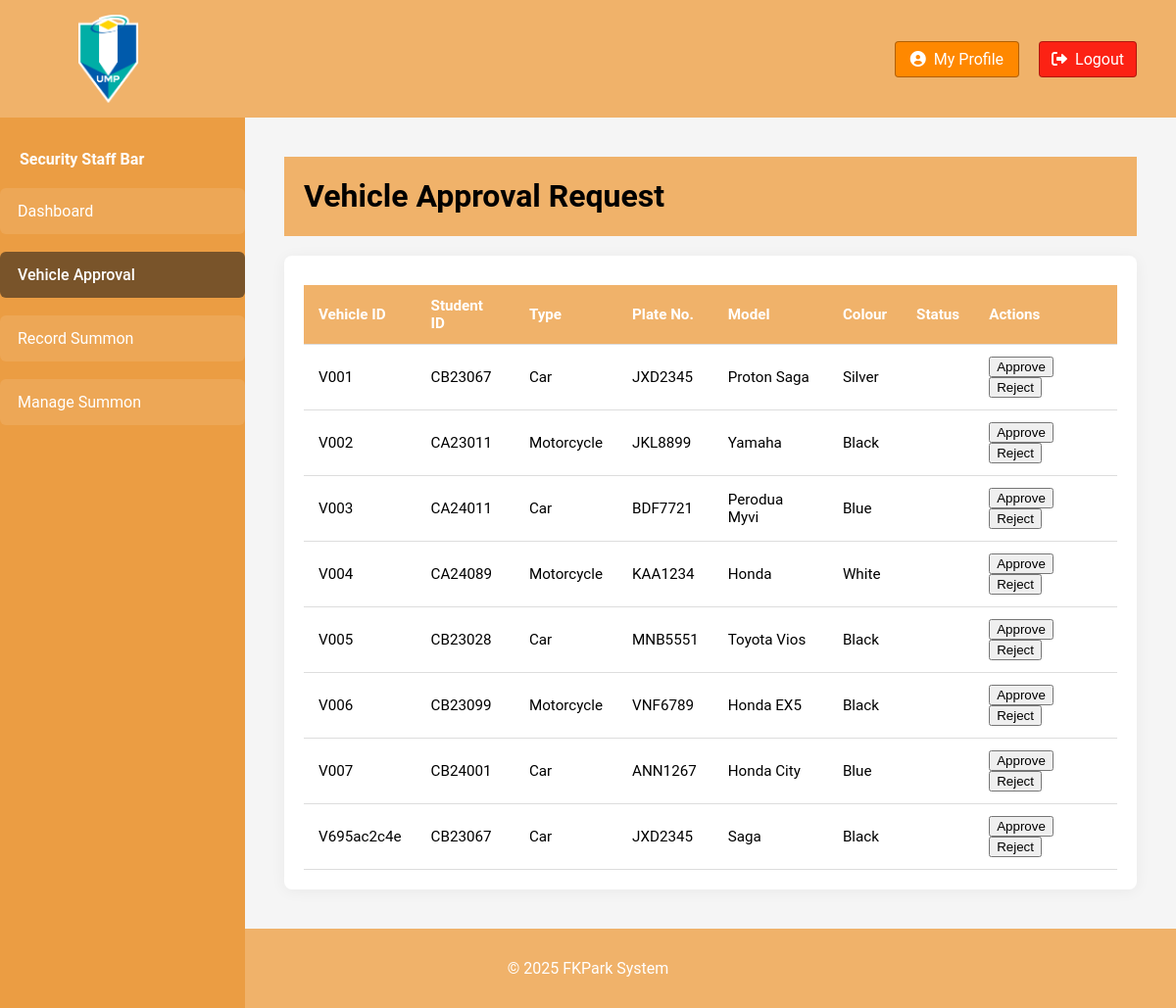
Screenshot of /VehicleApproval.php (signed in) with the database file from the repository.
### tables this page shows
CREATE TABLE `vehicle` (
  `VehicleID` varchar(10) NOT NULL,
  `StudentID` varchar(10) DEFAULT NULL,
  `VehicleType` varchar(50) DEFAULT NULL,
  `PlateNumber` varchar(20) DEFAULT NULL,
  `VehicleModel` varchar(50) DEFAULT NULL,
  `VehicleColour` varchar(30) DEFAULT NULL,
  `VehicleGrant` blob DEFAULT NULL,
  `VehicleApproval` varchar(20) DEFAULT NULL
);

### VehicleApproval.php (the view, shortened to what this page needs)
<?php
$conn = new mysqli("localhost", "root", "", "fkparksystem", 3306);
$sql = "SELECT * FROM Vehicle";
$result = $conn->query($sql);
?>
<!DOCTYPE html>
<html>
<head>
    <link rel="stylesheet" href="SecurityDashboard.css">
    <link rel="stylesheet" href="https://cdnjs.cloudflare.com/ajax/libs/font-awesome/6.0.0/css/all.min.css">
</head>
<body>
    <header class="header">
        <div class="header_left">
            <div class="logo">
                <img src="UMPLogo.png" alt="UMPLogo">
            </div>
        </div>
        <div class="header-right">
            <a href="SecurityStaffProfile.php" class="profile">
                <i class="fas fa-user-circle"></i> My Profile
            </a>
            <a href="logout.php" class="logoutbutton" onclick="return confirm('Are you sure you want to log out?');">
                <i class="fas fa-sign-out-alt"></i> Logout
            </a>
        </div>
    </header>
    <nav class="sidebar">
        <h1 class="sidebartitle">Security Staff Bar</h1>
        <ul class="menu">
            <li>
                <a href="SecurityStaffDashboard.php" class="menutext">Dashboard</a>
            </li>
            <li>
                <a href="VehicleApproval.php" class="menutext active">Vehicle Approval</a>
            </li>
            <li>
                <a href="RecordSummon.php" class="menutext">Record Summon</a>
            </li>
            <li>
                <a href="ManageSummon.php" class="menutext">Manage Summon</a>
            </li>
        </ul>
    </nav>
    <div class="maincontent">
        <div class="header" style="position: static; margin-bottom: 20px; height: auto;">
            <h1>Vehicle Approval Request</h1>
        </div>
        <div class="table-container">
            <table>
                <tr>
                    <th>Vehicle ID</th>
                    <th>Student ID</th>
                    <th>Type</th>
                    <th>Plate No.</th>
                    <th>Model</th>
                    <th>Colour</th>
                    <th>Status</th>
                    <th>Actions</th>
                </tr>
                <?php
                if ($result->num_rows > 0) {
                    while($row = $result->fetch_assoc()) {
                        echo "<tr>";
                        echo "<td>" . $row['VehicleID'] . "</td>";
                        echo "<td>" . $row['StudentID'] . "</td>";
                        echo "<td>" . $row['VehicleType'] . "</td>";
                        echo "<td>" . $row['PlateNumber'] . "</td>";
                        echo "<td>" . $row['VehicleModel'] . "</td>";
                        echo "<td>" . $row['VehicleColour'] . "</td>";
                        echo "<td>" . $row['VehicleStatus'] . "</td>";
                        echo "<td>";
                        echo "<button class='btn-approve'>Approve</button> ";
                        echo "<button class='btn-reject'>Reject</button>";
                        echo "</td>";
                        echo "</tr>";
                    }
                } else {
                    echo "<tr><td colspan='8'>No records found</td></tr>";
                }
                ?>
            </table>
        </div>
    </div>
    <footer>
        <center><p> © 2025 FKPark System</p></center>
    </footer>
</body>
</html>

### SecurityDashboard.css (style rules this page uses)
body { background-color: #f5f5f5; font-family: 'Roboto', sans-serif; margin: 0; padding: 0; display: flex; flex-direction: column; min-height: 100vh; }
.header { background-color: #f0b26aff; display: flex; justify-content: space-between; align-items: center; padding: 0 20px; position: fixed; width: 100%; height: 120px; box-sizing: border-box; z-index: 1000; }
.header-right { display: flex; align-items: center; gap: 20px; padding-right: 20px; }
.logo { display: flex; gap: 20px; align-items: center; padding: 0 60px; }
.logo img { height: 90px; width: auto; }
.sidebar { background-color: #eb9d43ff; width: 250px; color: white; position: fixed; top: 120px; left: 0; bottom: 0; padding: 20px 0; box-sizing: border-box; transition: transform 0.3s ease; }
.sidebartitle { color: white; font-size: 1rem; margin-bottom: 20px; padding: 0 20px; }
.menu { display: flex; flex-direction: column; gap: 18px; padding: 0; margin: 0; list-style: none; }
.menutext { background-color: rgba(255, 255, 255, 0.1); border-radius: 6px; padding: 14px 18px; color: white; cursor: pointer; transition: all 0.2s; display: flex; align-items: center; gap: 20px; }
.menu a { text-decoration: none; color: inherit; }
.menutext.active { background-color: #79542aff; font-weight: 500; }
.profile { background-color: #ff8800ff; color: white; border: 1px solid rgba(0, 0, 0, 0.3); padding: 8px 15px; border-radius: 4px; cursor: pointer; font-size: 1rem; display: flex; align-items: center; gap: 8px; transition: all 0.2s; text-decoration: none; }
.logoutbutton { background-color: rgba(255, 0, 0, 0.81); color: white; border: 1px solid rgba(0, 0, 0, 0.3); padding: 8px 12px; border-radius: 4px; cursor: pointer; font-size: 1rem; display: flex; align-items: center; gap: 8px; text-decoration: none; }
.maincontent { margin-left: 250px; margin-top: 120px; padding: 40px; box-sizing: border-box; }
footer { background-color: #f0b26aff; color: white; padding: 15px 0; }
.table-container { background-color: white; padding: 20px; border-radius: 8px; box-shadow: 0 2px 15px rgba(0, 0, 0, 0.05); overflow-x: auto; }
table { width: 100%; border-collapse: collapse; margin-top: 10px; font-size: 0.95rem; }
th, td { padding: 12px 15px; text-align: left; border-bottom: 1px solid #ddd; }
th { background-color: #f0b26aff; color: white; font-weight: 600; }

### rows the page displays
vehicle: VehicleID "V001", StudentID "CB23067", VehicleType "Car", PlateNumber "JXD2345", VehicleModel "Proton Saga", VehicleColour "Silver"
vehicle: VehicleID "V002", StudentID "CA23011", VehicleType "Motorcycle", PlateNumber "JKL8899", VehicleModel "Yamaha", VehicleColour "Black"
vehicle: VehicleID "V003", StudentID "CA24011", VehicleType "Car", PlateNumber "BDF7721", VehicleModel "Perodua Myvi", VehicleColour "Blue"
vehicle: VehicleID "V004", StudentID "CA24089", VehicleType "Motorcycle", PlateNumber "KAA1234", VehicleModel "Honda", VehicleColour "White"
vehicle: VehicleID "V005", StudentID "CB23028", VehicleType "Car", PlateNumber "MNB5551", VehicleModel "Toyota Vios", VehicleColour "Black"
vehicle: VehicleID "V006", StudentID "CB23099", VehicleType "Motorcycle", PlateNumber "VNF6789", VehicleModel "Honda EX5", VehicleColour "Black"
vehicle: VehicleID "V007", StudentID "CB24001", VehicleType "Car", PlateNumber "ANN1267", VehicleModel "Honda City", VehicleColour "Blue"
vehicle: VehicleID "V695ac2c4e", StudentID "CB23067", VehicleType "Car", PlateNumber "JXD2345", VehicleModel "Saga", VehicleColour "Black"
